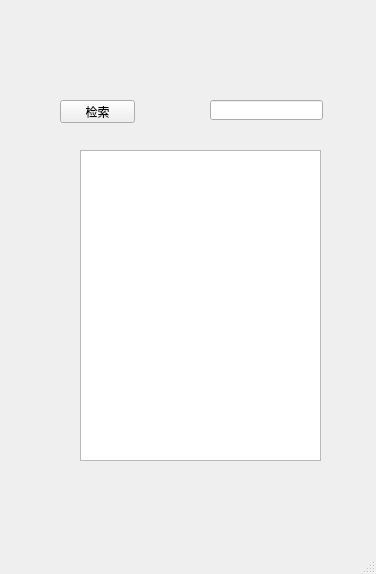
<?xml version="1.0" encoding="UTF-8"?>
<ui version="4.0">
 <class>MainWindow</class>
 <widget class="QMainWindow" name="MainWindow">
  <property name="geometry">
   <rect>
    <x>0</x>
    <y>0</y>
    <width>376</width>
    <height>574</height>
   </rect>
  </property>
  <property name="windowTitle">
   <string>MainWindow</string>
  </property>
  <widget class="QWidget" name="centralwidget">
   <widget class="QPushButton" name="pushButton">
    <property name="geometry">
     <rect>
      <x>60</x>
      <y>100</y>
      <width>75</width>
      <height>23</height>
     </rect>
    </property>
    <property name="text">
     <string>检索</string>
    </property>
   </widget>
   <widget class="QLineEdit" name="lineEdit">
    <property name="geometry">
     <rect>
      <x>210</x>
      <y>100</y>
      <width>113</width>
      <height>20</height>
     </rect>
    </property>
   </widget>
   <widget class="QListView" name="listView">
    <property name="geometry">
     <rect>
      <x>80</x>
      <y>150</y>
      <width>241</width>
      <height>311</height>
     </rect>
    </property>
   </widget>
  </widget>
  <widget class="QMenuBar" name="menubar">
   <property name="geometry">
    <rect>
     <x>0</x>
     <y>0</y>
     <width>376</width>
     <height>22</height>
    </rect>
   </property>
  </widget>
  <widget class="QStatusBar" name="statusbar"/>
 </widget>
 <resources/>
 <connections/>
</ui>
